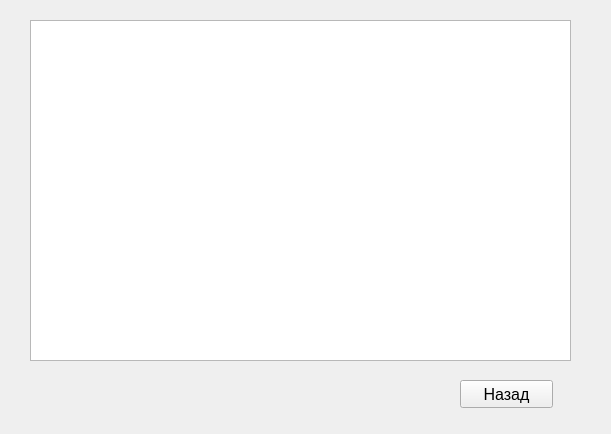
<?xml version="1.0" encoding="UTF-8"?>
<ui version="4.0">
 <class>itemsd</class>
 <widget class="QWidget" name="itemsd">
  <property name="geometry">
   <rect>
    <x>0</x>
    <y>0</y>
    <width>611</width>
    <height>434</height>
   </rect>
  </property>
  <property name="windowTitle">
   <string>Form</string>
  </property>
  <widget class="QPushButton" name="back">
   <property name="geometry">
    <rect>
     <x>460</x>
     <y>380</y>
     <width>93</width>
     <height>28</height>
    </rect>
   </property>
   <property name="font">
    <font>
     <pointsize>12</pointsize>
    </font>
   </property>
   <property name="text">
    <string>Назад</string>
   </property>
  </widget>
  <widget class="QTableWidget" name="tableWidget">
   <property name="geometry">
    <rect>
     <x>30</x>
     <y>20</y>
     <width>541</width>
     <height>341</height>
    </rect>
   </property>
  </widget>
 </widget>
 <resources/>
 <connections/>
</ui>
